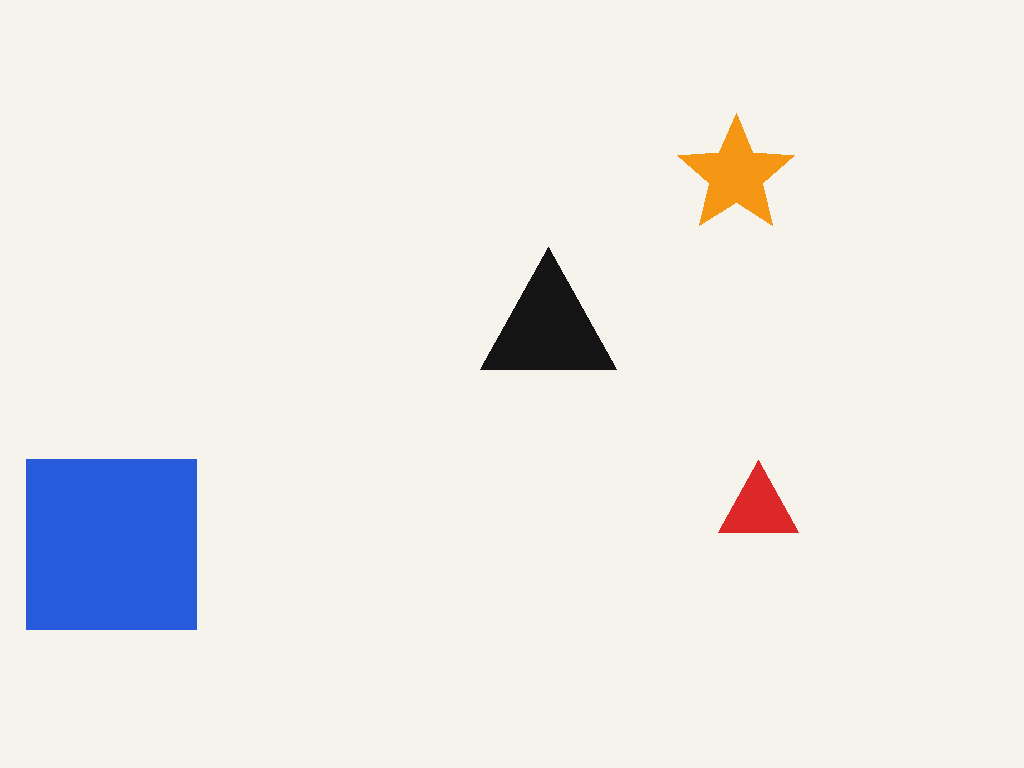
#> input picture bench/vision/items/bbox-shapes-1.png, 1024 x 768 px
$ python -i gen_images.py   (imports and definitions only)
#> lines starting #> are read from the running program, lines starting #| are printed output that depends on the picture
#!/usr/bin/env python3
"""Generate the vision probe: synthetic images with exact ground truth.

    python3 bench/vision/gen_images.py        # -> bench/vision/items/*.png + items.json

Four categories, three images each, every one drawn from a fixed seed so the set is identical on
every run: OCR (invoices), bounding boxes (coloured shapes), understanding (bar chart, counting,
spatial layout) and CAD (dimensioned drawings of plates with holes).
"""
import json
import math
import os
import random

import matplotlib

# [1 line not run here, left out]
import matplotlib.pyplot as plt  # noqa: E402
from matplotlib.patches import Circle, Rectangle  # noqa: E402
from PIL import Image, ImageDraw, ImageFilter, ImageFont  # noqa: E402

HERE = os.path.dirname(os.path.abspath(__file__))
OUT = os.path.join(HERE, "items")
FONT = "/usr/share/fonts/truetype/dejavu/DejaVuSans.ttf"
FONT_B = "/usr/share/fonts/truetype/dejavu/DejaVuSans-Bold.ttf"
FONT_M = "/usr/share/fonts/truetype/dejavu/DejaVuSansMono.ttf"
JSON_ONLY = "Answer with JSON only, no other text."
items = []


def font(path, size):
    return ImageFont.truetype(path, size)


# --- OCR: invoices -------------------------------------------------------------------------------
PRODUCTS = ["Hex bolt M8x40", "Steel washer 8mm", "Hinge, brass 75mm", "Cable tie 200mm (pack)",
            "Wood screw 4x30", "Wall plug 6mm", "Drill bit HSS 5mm", "Sandpaper P120 (sheet)",
            "Masking tape 25mm", "Pipe clamp 22mm"]
COMPANIES = ["Northwind Hardware Ltd.", "Bluegate Supplies GmbH", "Oakridge Tools & Co."]


def gen_invoice(i):
    rng = random.Random(100 + i)
    w, h = 900, 1100
    img = Image.new("RGB", (w, h), "white")
    d = ImageDraw.Draw(img)
    inv = f"INV-{rng.randint(10000, 99999)}"
    date = f"2026-{rng.randint(1, 12):02d}-{rng.randint(1, 28):02d}"
    d.text((60, 50), COMPANIES[i], font=font(FONT_B, 34), fill="black")
    d.text((60, 100), "12 Industrial Way, Springfield", font=font(FONT, 20), fill="#444")
    d.text((560, 170), "INVOICE", font=font(FONT_B, 40), fill="#1a3d7c")
    d.text((560, 230), f"Invoice no: {inv}", font=font(FONT, 22), fill="black")
    d.text((560, 262), f"Date: {date}", font=font(FONT, 22), fill="black")
    y = 360
    d.rectangle([60, y, 840, y + 40], fill="#e8eef8")
    for x, label in ((70, "Description"), (520, "Qty"), (600, "Unit"), (730, "Amount")):
        d.text((x, y + 8), label, font=font(FONT_B, 20), fill="black")
    y += 55
    lines, total = [], 0
    for p in rng.sample(PRODUCTS, rng.randint(3, 5)):
        qty = rng.randint(1, 40)
        unit = rng.choice([0.15, 0.35, 1.2, 2.75, 4.5, 8.9, 12.0])
        amount = round(qty * unit, 2)
        total = round(total + amount, 2)
        lines.append({"description": p, "qty": qty, "amount": amount})
        d.text((70, y), p, font=font(FONT, 20), fill="black")
        d.text((520, y), str(qty), font=font(FONT_M, 20), fill="black")
        d.text((600, y), f"{unit:.2f}", font=font(FONT_M, 20), fill="black")
        d.text((730, y), f"{amount:.2f}", font=font(FONT_M, 20), fill="black")
        y += 42
    d.line([60, y + 10, 840, y + 10], fill="black", width=2)
    d.text((560, y + 30), "TOTAL (EUR)", font=font(FONT_B, 24), fill="black")
    d.text((730, y + 30), f"{total:.2f}", font=font(FONT_B, 24), fill="black")
    d.text((60, h - 80), "Payment due within 30 days. Thank you for your business!", font=font(FONT, 18), fill="#666")
    if i == 2:  # the third one is a "scan": slightly rotated, blurred and grey
        img = img.rotate(1.5, resample=Image.BICUBIC, expand=False, fillcolor="white")
        img = img.filter(ImageFilter.GaussianBlur(0.8)).convert("L").convert("RGB")
    path = f"ocr-invoice-{i + 1}.png"
    img.save(os.path.join(OUT, path))
    items.append({
        "id": f"ocr-invoice-{i + 1}", "category": "ocr", "image": path, "scorer": "invoice",
        "prompt": ("Read this invoice. Return a JSON object with the keys invoice_number, date "
                   "(YYYY-MM-DD), total (a number) and items: a list of objects with description, "
                   "qty (an integer) and amount (a number), in the order they appear. " + JSON_ONLY),
        "truth": {"invoice_number": inv, "date": date, "total": total, "items": lines},
    })


# --- bounding boxes: coloured shapes ----------------------------------------------------------------
COLORS = {"red": (220, 40, 40), "blue": (40, 90, 220), "green": (30, 160, 70), "orange": (245, 150, 20),
          "purple": (140, 60, 180), "black": (20, 20, 20)}
SHAPES = ["circle", "square", "triangle", "star"]


# [201 lines left out: functions star_points, gen_shapes, gen_chart, gen_count, gen_spatial, dim and 1 more, not called in this run]


# [13 lines not run here, left out]

>>> import cv2
>>> picture = cv2.imread('items/bbox-shapes-1.png', cv2.IMREAD_GRAYSCALE)
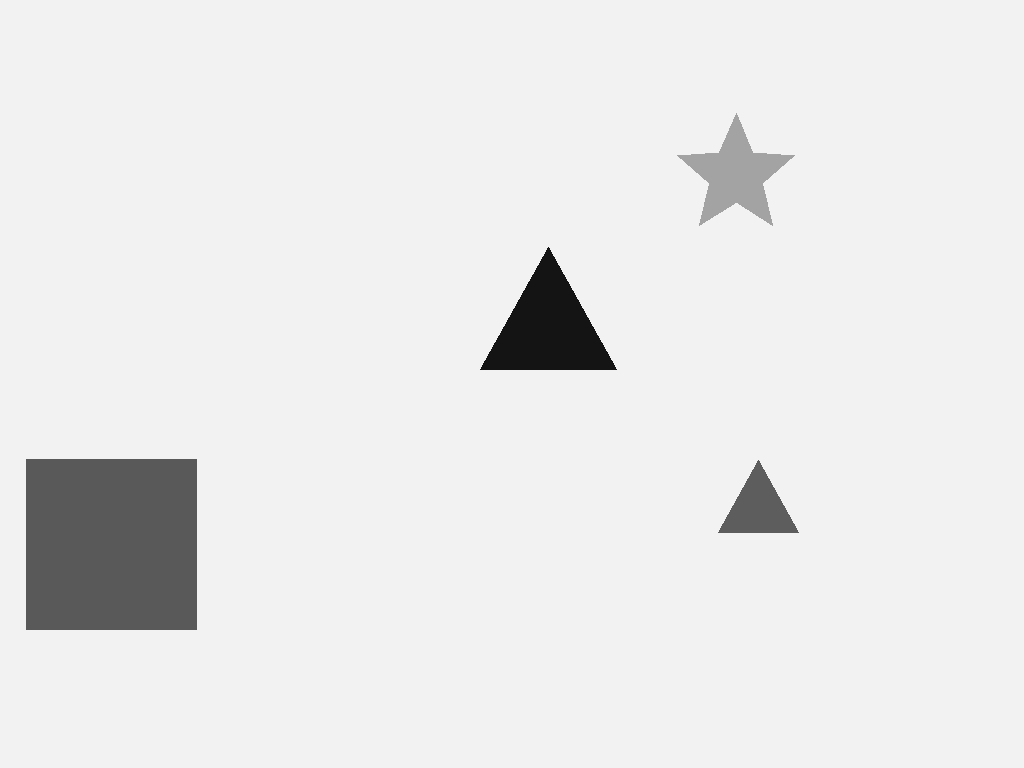
#> picture: shape (768, 1024); min 20, max 242, mean 232.8
#> (the run stopped early here; a loop or call above may not have finished)

$ run again, on bench/vision/items/bbox-shapes-2.png
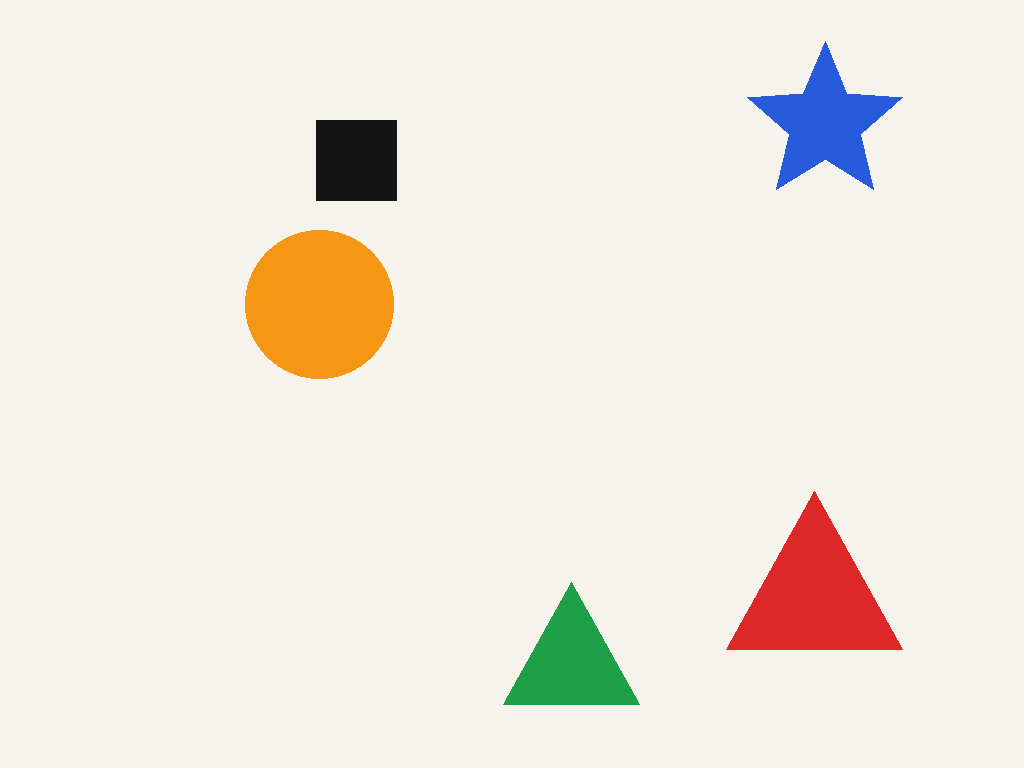
#> input picture bench/vision/items/bbox-shapes-2.png, 1024 x 768 px
#> `picture = cv2.imread('items/bbox-shapes-1.png', cv2.IMREAD_GRAYSCALE)`:
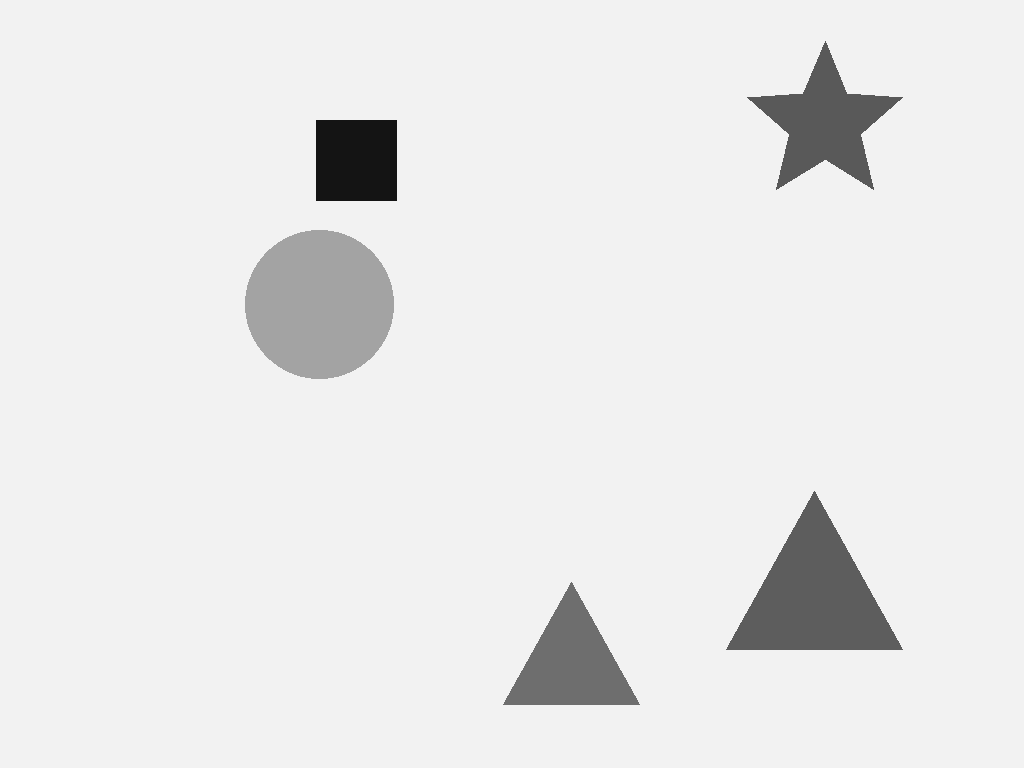
#> picture: shape (768, 1024); min 20, max 242, mean 232.5

$ run again, on bench/vision/items/bbox-shapes-3.png
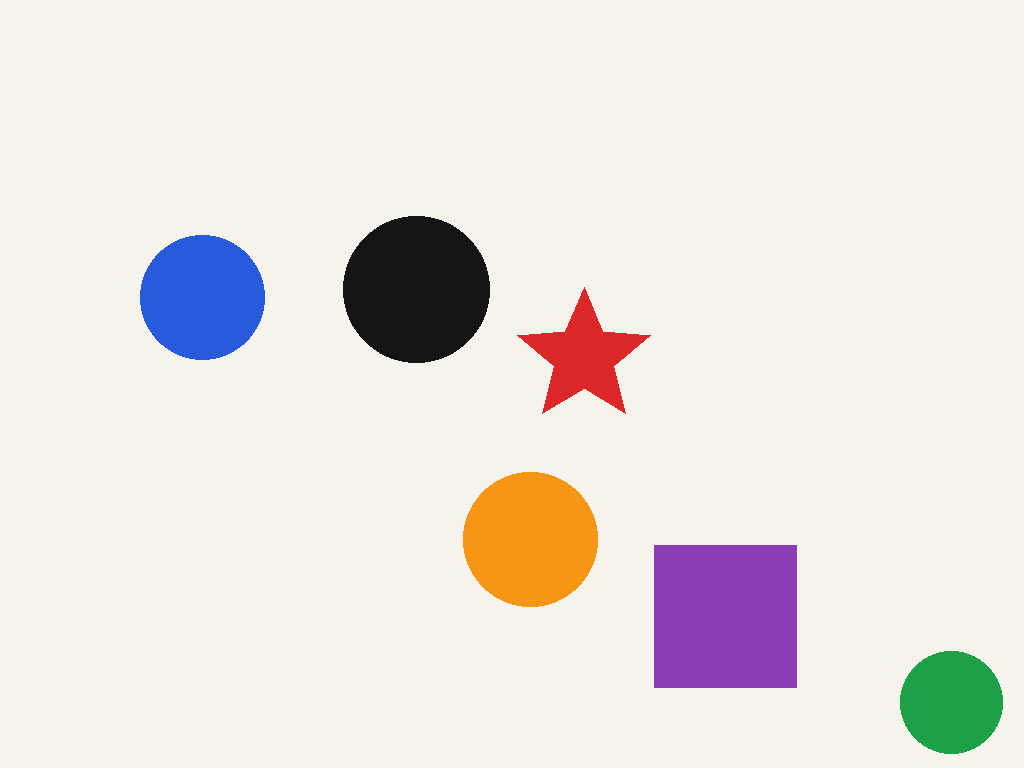
#> input picture bench/vision/items/bbox-shapes-3.png, 1024 x 768 px
#> `picture = cv2.imread('items/bbox-shapes-1.png', cv2.IMREAD_GRAYSCALE)`:
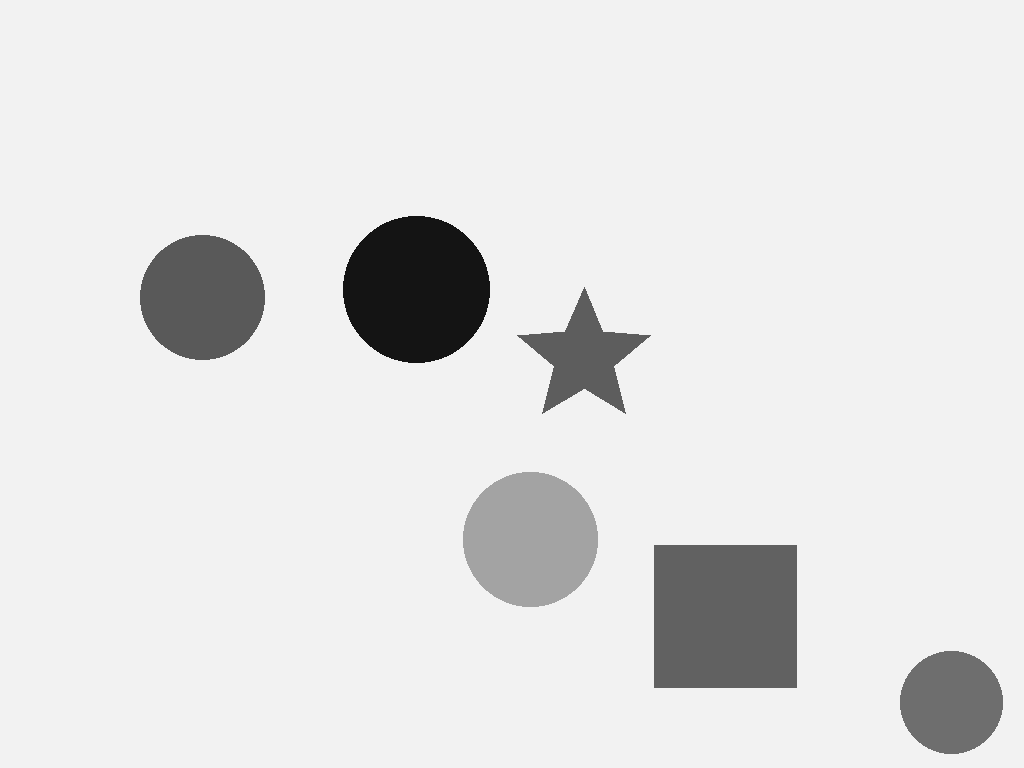
#> picture: shape (768, 1024); min 20, max 242, mean 227
